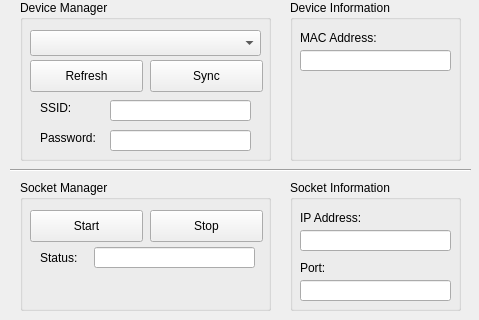
<?xml version="1.0" encoding="UTF-8"?>
<ui version="4.0">
 <class>DickerBotManager</class>
 <widget class="QMainWindow" name="DickerBotManager">
  <property name="geometry">
   <rect>
    <x>0</x>
    <y>0</y>
    <width>479</width>
    <height>320</height>
   </rect>
  </property>
  <property name="windowTitle">
   <string notr="true">DickerBot Manager</string>
  </property>
  <widget class="QWidget" name="centralwidget">
   <widget class="QGroupBox" name="device_manager">
    <property name="geometry">
     <rect>
      <x>20</x>
      <y>0</y>
      <width>251</width>
      <height>161</height>
     </rect>
    </property>
    <property name="title">
     <string>Device Manager</string>
    </property>
    <widget class="QComboBox" name="device_manager_port_drop_down">
     <property name="geometry">
      <rect>
       <x>10</x>
       <y>30</y>
       <width>231</width>
       <height>26</height>
      </rect>
     </property>
    </widget>
    <widget class="QPushButton" name="device_manager_refresh_button">
     <property name="geometry">
      <rect>
       <x>10</x>
       <y>60</y>
       <width>113</width>
       <height>32</height>
      </rect>
     </property>
     <property name="text">
      <string>Refresh</string>
     </property>
    </widget>
    <widget class="QPushButton" name="device_manager_sync_button">
     <property name="geometry">
      <rect>
       <x>130</x>
       <y>60</y>
       <width>113</width>
       <height>32</height>
      </rect>
     </property>
     <property name="text">
      <string>Sync</string>
     </property>
    </widget>
    <widget class="QLineEdit" name="device_manager_ssid_data">
     <property name="geometry">
      <rect>
       <x>90</x>
       <y>100</y>
       <width>141</width>
       <height>21</height>
      </rect>
     </property>
     <property name="text">
      <string/>
     </property>
     <property name="alignment">
      <set>Qt::AlignCenter</set>
     </property>
     <property name="readOnly">
      <bool>false</bool>
     </property>
    </widget>
    <widget class="QLineEdit" name="device_manager_password_data">
     <property name="geometry">
      <rect>
       <x>90</x>
       <y>130</y>
       <width>141</width>
       <height>21</height>
      </rect>
     </property>
     <property name="text">
      <string/>
     </property>
     <property name="alignment">
      <set>Qt::AlignCenter</set>
     </property>
     <property name="readOnly">
      <bool>false</bool>
     </property>
    </widget>
    <widget class="QLabel" name="device_manager_ssid_label">
     <property name="geometry">
      <rect>
       <x>20</x>
       <y>100</y>
       <width>60</width>
       <height>16</height>
      </rect>
     </property>
     <property name="text">
      <string>SSID:</string>
     </property>
    </widget>
    <widget class="QLabel" name="device_manager_password_label">
     <property name="geometry">
      <rect>
       <x>20</x>
       <y>130</y>
       <width>71</width>
       <height>16</height>
      </rect>
     </property>
     <property name="text">
      <string>Password:</string>
     </property>
    </widget>
   </widget>
   <widget class="QGroupBox" name="socket_manager">
    <property name="geometry">
     <rect>
      <x>20</x>
      <y>180</y>
      <width>251</width>
      <height>131</height>
     </rect>
    </property>
    <property name="title">
     <string>Socket Manager</string>
    </property>
    <widget class="QPushButton" name="socket_manager_start_button">
     <property name="geometry">
      <rect>
       <x>10</x>
       <y>30</y>
       <width>113</width>
       <height>32</height>
      </rect>
     </property>
     <property name="text">
      <string>Start</string>
     </property>
    </widget>
    <widget class="QPushButton" name="socket_manager_stop_button">
     <property name="geometry">
      <rect>
       <x>130</x>
       <y>30</y>
       <width>113</width>
       <height>32</height>
      </rect>
     </property>
     <property name="text">
      <string>Stop</string>
     </property>
    </widget>
    <widget class="QLabel" name="socket_manager_status_label">
     <property name="geometry">
      <rect>
       <x>20</x>
       <y>70</y>
       <width>60</width>
       <height>16</height>
      </rect>
     </property>
     <property name="text">
      <string>Status:</string>
     </property>
    </widget>
    <widget class="QLineEdit" name="socket_manager_status_data">
     <property name="geometry">
      <rect>
       <x>74</x>
       <y>67</y>
       <width>161</width>
       <height>21</height>
      </rect>
     </property>
     <property name="text">
      <string/>
     </property>
     <property name="alignment">
      <set>Qt::AlignCenter</set>
     </property>
     <property name="readOnly">
      <bool>true</bool>
     </property>
    </widget>
   </widget>
   <widget class="QGroupBox" name="device_information">
    <property name="geometry">
     <rect>
      <x>290</x>
      <y>0</y>
      <width>171</width>
      <height>161</height>
     </rect>
    </property>
    <property name="title">
     <string>Device Information</string>
    </property>
    <widget class="QLabel" name="device_information_mac_address_label">
     <property name="geometry">
      <rect>
       <x>10</x>
       <y>30</y>
       <width>91</width>
       <height>16</height>
      </rect>
     </property>
     <property name="text">
      <string>MAC Address:</string>
     </property>
    </widget>
    <widget class="QLineEdit" name="device_information_mac_address_data">
     <property name="geometry">
      <rect>
       <x>10</x>
       <y>50</y>
       <width>151</width>
       <height>21</height>
      </rect>
     </property>
     <property name="text">
      <string/>
     </property>
     <property name="alignment">
      <set>Qt::AlignCenter</set>
     </property>
     <property name="readOnly">
      <bool>true</bool>
     </property>
    </widget>
   </widget>
   <widget class="QGroupBox" name="socket_information">
    <property name="geometry">
     <rect>
      <x>290</x>
      <y>180</y>
      <width>171</width>
      <height>131</height>
     </rect>
    </property>
    <property name="title">
     <string>Socket Information</string>
    </property>
    <widget class="QLabel" name="socket_information_ip_address_label">
     <property name="geometry">
      <rect>
       <x>10</x>
       <y>30</y>
       <width>71</width>
       <height>16</height>
      </rect>
     </property>
     <property name="text">
      <string>IP Address:</string>
     </property>
    </widget>
    <widget class="QLabel" name="socket_information_port_label">
     <property name="geometry">
      <rect>
       <x>10</x>
       <y>80</y>
       <width>60</width>
       <height>16</height>
      </rect>
     </property>
     <property name="text">
      <string>Port:</string>
     </property>
    </widget>
    <widget class="QLineEdit" name="socket_information_ip_address_data">
     <property name="geometry">
      <rect>
       <x>10</x>
       <y>50</y>
       <width>151</width>
       <height>21</height>
      </rect>
     </property>
     <property name="text">
      <string/>
     </property>
     <property name="alignment">
      <set>Qt::AlignCenter</set>
     </property>
     <property name="readOnly">
      <bool>true</bool>
     </property>
    </widget>
    <widget class="QLineEdit" name="socket_information_port_data">
     <property name="geometry">
      <rect>
       <x>10</x>
       <y>100</y>
       <width>151</width>
       <height>21</height>
      </rect>
     </property>
     <property name="text">
      <string/>
     </property>
     <property name="alignment">
      <set>Qt::AlignCenter</set>
     </property>
     <property name="readOnly">
      <bool>true</bool>
     </property>
    </widget>
   </widget>
   <widget class="Line" name="line">
    <property name="geometry">
     <rect>
      <x>10</x>
      <y>160</y>
      <width>461</width>
      <height>21</height>
     </rect>
    </property>
    <property name="orientation">
     <enum>Qt::Horizontal</enum>
    </property>
   </widget>
  </widget>
 </widget>
 <resources/>
 <connections/>
</ui>
